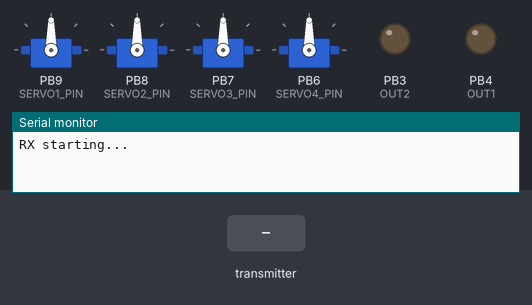
A sketch run on a simulated STM32 Blue Pill. On the bench: 4 × servo, output pins drawn as LEDs (lit = HIGH), the last lines printed to the serial monitor. Inputs (shaded band) come from the test bench. No radio packets arrive unless stated.

Above: at 1.2 s.
1.3 s: the transmitter starts sending j1 = 0
At 2.5 s:
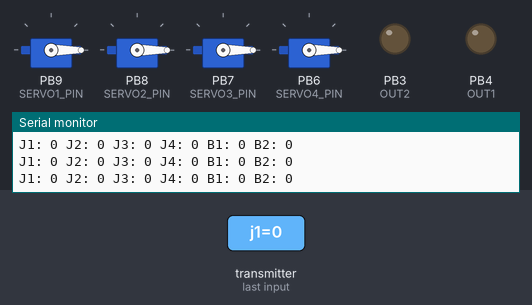
2.8 s: the transmitter starts sending j2 = 256
At 3.7 s:
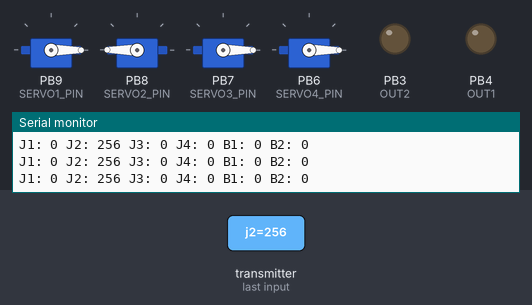
4.3 s: the transmitter starts sending j3 = 256
At 4.8 s:
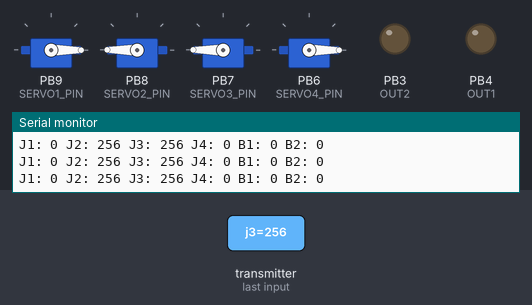
5.8 s: the transmitter starts sending j4 = 256
At 7.0 s:
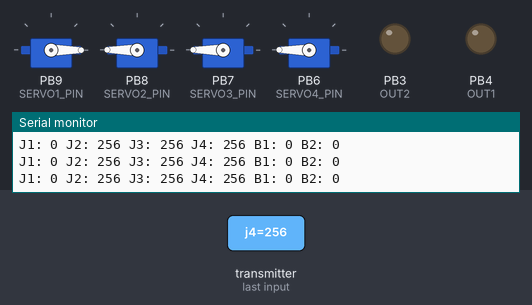
7.3 s: the transmitter starts sending b1 = 1
At 8.3 s:
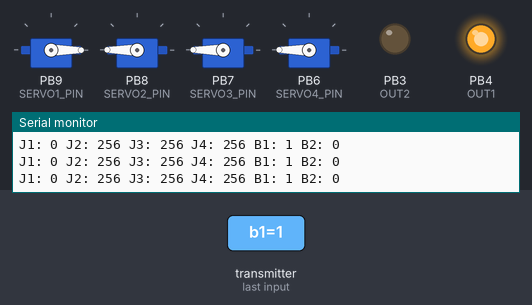
8.8 s: the transmitter starts sending b2 = 1
At 9.5 s:
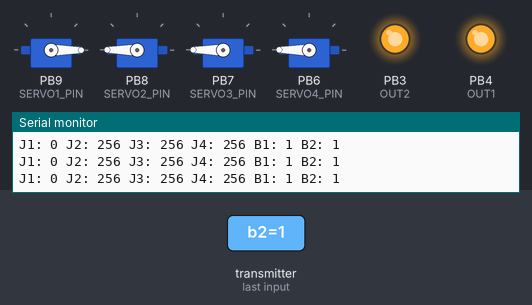
Timing chart, 0 to 11.3 s (numbered marks = the images above; inputs shaded):
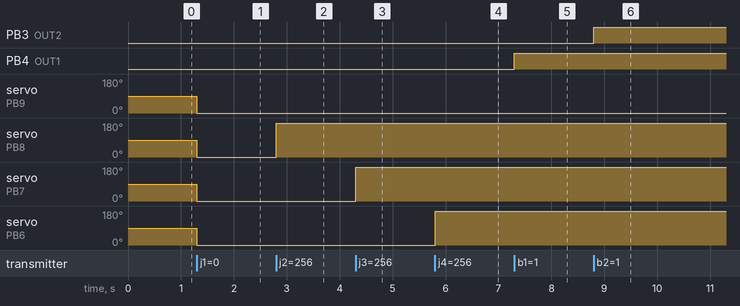

The sketch:

main_rf24_rx.ino
```cpp
#include <SPI.h>
#include <nRF24L01.h>
#include <RF24.h>
#include <Servo.h>

#define CE_PIN   PB13
#define CSN_PIN  PB14

const byte thisSlaveAddr[5] = {'I','N','D','R','A'};

RF24 radio(CE_PIN, CSN_PIN);

struct dt {
  int j1;
  int j2;
  int j3;
  int j4;
  bool b1;
  bool b2;
};

dt data_received;

Servo servo1;
Servo servo2;
Servo servo3;
Servo servo4;

// Servo pins
#define SERVO1_PIN PB9
#define SERVO2_PIN PB8
#define SERVO3_PIN PB7
#define SERVO4_PIN PB6

// Digital output pins
#define OUT1 PB4
#define OUT2 PB3

void setup() {
  Serial.begin(115200);
  Serial.println("RX starting...");

  pinMode(OUT1, OUTPUT);
  pinMode(OUT2, OUTPUT);

  servo1.attach(SERVO1_PIN);
  servo2.attach(SERVO2_PIN);
  servo3.attach(SERVO3_PIN);
  servo4.attach(SERVO4_PIN);

  radio.begin();
  radio.setDataRate(RF24_250KBPS);
  radio.setPALevel(RF24_PA_HIGH);
  radio.openReadingPipe(1, thisSlaveAddr);
  radio.startListening();
}

void loop() {
  if (radio.available()) {
    radio.read(&data_received, sizeof(data_received));

    servo1.write(data_received.j1);
    servo2.write(data_received.j2);
    servo3.write(data_received.j3);
    servo4.write(data_received.j4);

    digitalWrite(OUT1, data_received.b1 ? HIGH : LOW);
    digitalWrite(OUT2, data_received.b2 ? HIGH : LOW);

    Serial.print("J1: "); Serial.print(data_received.j1);
    Serial.print(" J2: "); Serial.print(data_received.j2);
    Serial.print(" J3: "); Serial.print(data_received.j3);
    Serial.print(" J4: "); Serial.print(data_received.j4);
    Serial.print(" B1: "); Serial.print(data_received.b1);
    Serial.print(" B2: "); Serial.println(data_received.b2);
  }
}
```

Measured:
- after the input at 1.3 s, servo on PB9 (SERVO1_PIN), servo on PB8 (SERVO2_PIN), servo on PB7 (SERVO3_PIN), servo on PB6 (SERVO4_PIN): 90° → 0° at once
- after the input at 2.8 s, servo on PB8 (SERVO2_PIN): 0° → 180° at once
- after the input at 4.3 s, servo on PB7 (SERVO3_PIN): 0° → 180° at once
- after the input at 5.8 s, servo on PB6 (SERVO4_PIN): 0° → 180° at once
- after the input at 7.3 s, PB4 (OUT1): LOW → HIGH at once
- after the input at 8.8 s, PB3 (OUT2): LOW → HIGH at once
